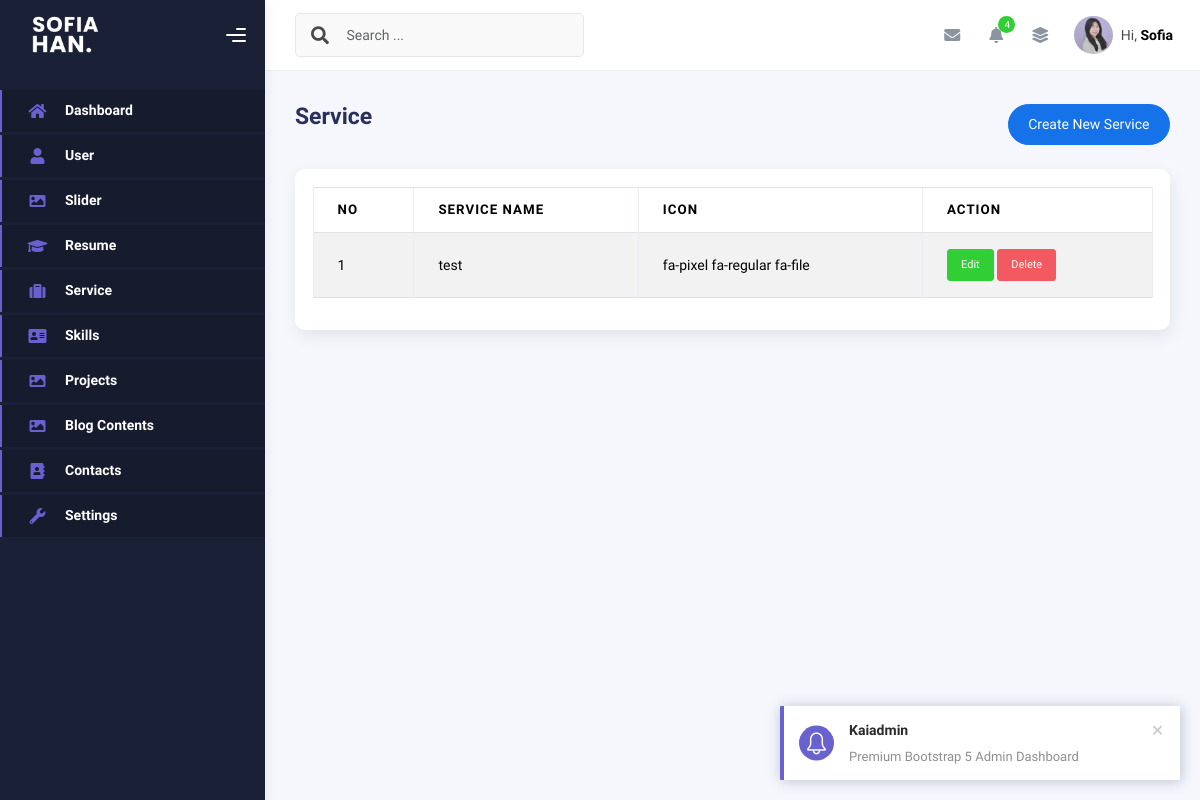
Page /admin/service.php on the earlier database version.
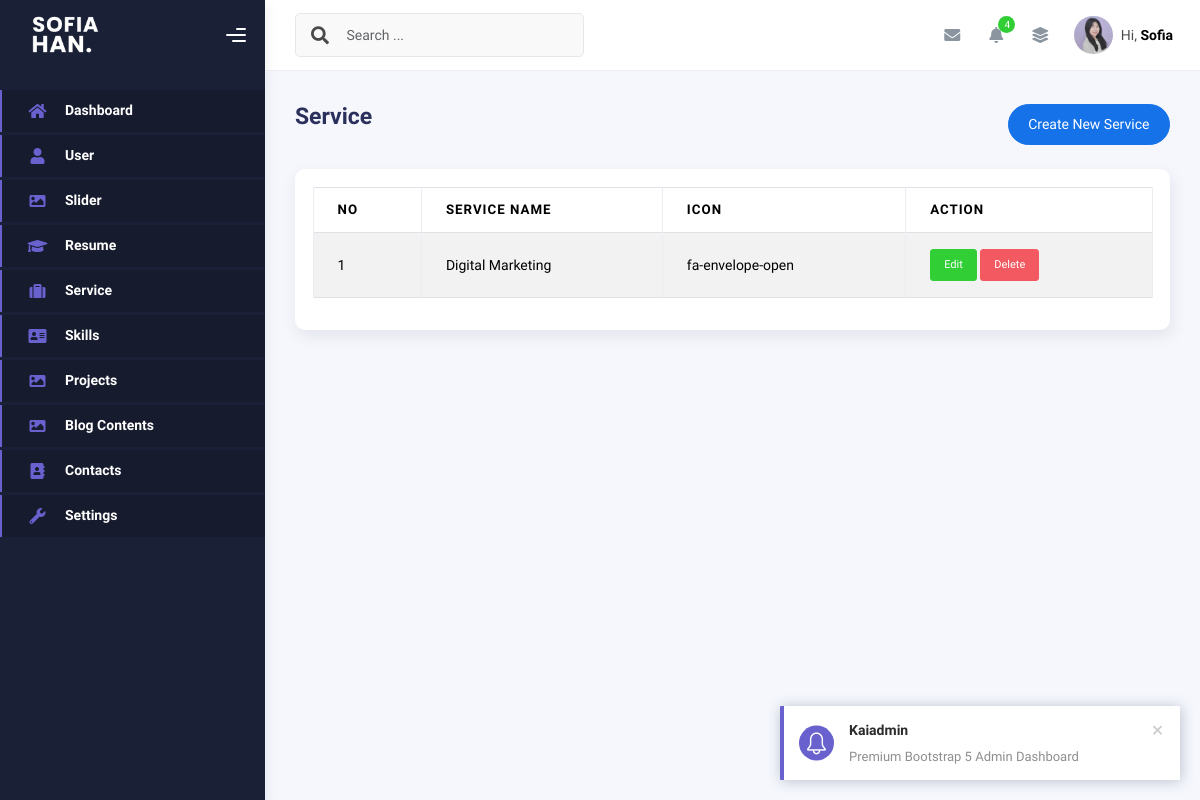
Same page on the later database version.
### tables this page shows
CREATE TABLE `service` (
  `id` int(11) NOT NULL,
  `service_name` varchar(50) NOT NULL,
  `icon` varchar(50) NOT NULL,
  `is_active` tinyint(1) NOT NULL DEFAULT 1,
  `created_at` timestamp NOT NULL DEFAULT current_timestamp(),
  `update_at` timestamp NULL DEFAULT NULL ON UPDATE current_timestamp()
);

### admin/service.php (the view, shortened to what this page needs)
<?php
include "config/koneksi.php";
$query = mysqli_query($conn, "SELECT * FROM service ORDER BY id DESC");
$rows = mysqli_fetch_all($query, MYSQLI_ASSOC);
?>
<!DOCTYPE html>
<html lang="en">
<head>
    <?php
    include "inc/css.php";
    ?>
</head>
<body>
    <div class="wrapper">
        <?php
        include "inc/sidebar.php";
        ?>
        <div class="main-panel">
            <div class="main-header">
                <?php
                include "inc/navbar.php";
                ?>
            </div>
            <div class="container">
                <div class="page-inner">
                    <div class="d-flex align-items-left align-items-md-center flex-column flex-md-row pt-2 pb-4">
                        <div>
                            <h3 class="fw-bold mb-3">Service</h3>
                        </div>
                        <div class="ms-md-auto py-2 py-md-0">
                            <a href="create-service.php" class="btn btn-primary btn-round">Create New Service</a>
                        </div>
                    </div>
                    <div class="row">
                        <div class="col-sm-6 col-md-12">
                            <div class="card">
                                <div class="card-body">
                                    <table class="table table-bordered table-striped">
                                        <thead>
                                            <tr>
                                                <th>No</th>
                                                <th>Service Name</th>
                                                <th>Icon</th>
                                                <th>Action</th>
                                            </tr>
                                        </thead>
                                        <tbody>
                                            <?php foreach ($rows as $index => $row): ?>
                                                <tr>
                                                    <td><?php echo $index += 1 ?></td>
                                                    <td><?php echo $row['service_name'] ?></td>
                                                    <td><?php echo $row['icon'] ?></td>
                                                    <td>
                                                        <a class="btn btn-success btn-sm"
                                                            href="create-service.php?edit=<?php echo $row['id'] ?>">Edit</a>
                                                        <a onclick="return confirm('Are you sure wanna delete this data?')"
                                                            class=" btn btn-danger btn-sm"
                                                            href="service.php?delete=<?php echo $row['id'] ?>">Delete</a>
                                                    </td>
                                                </tr>
                                            <?php endforeach ?>
                                        </tbody>
                                    </table>
                                </div>
                            </div>
                        </div>
                    </div>
                </div>
            </div>
</body>
</html>

Differences in the rows shown:
removed service: index "1", service_name "test", icon "fa-pixel fa-regular fa-file"
added service: index "1", service_name "Digital Marketing", icon "fa-envelope-open"
